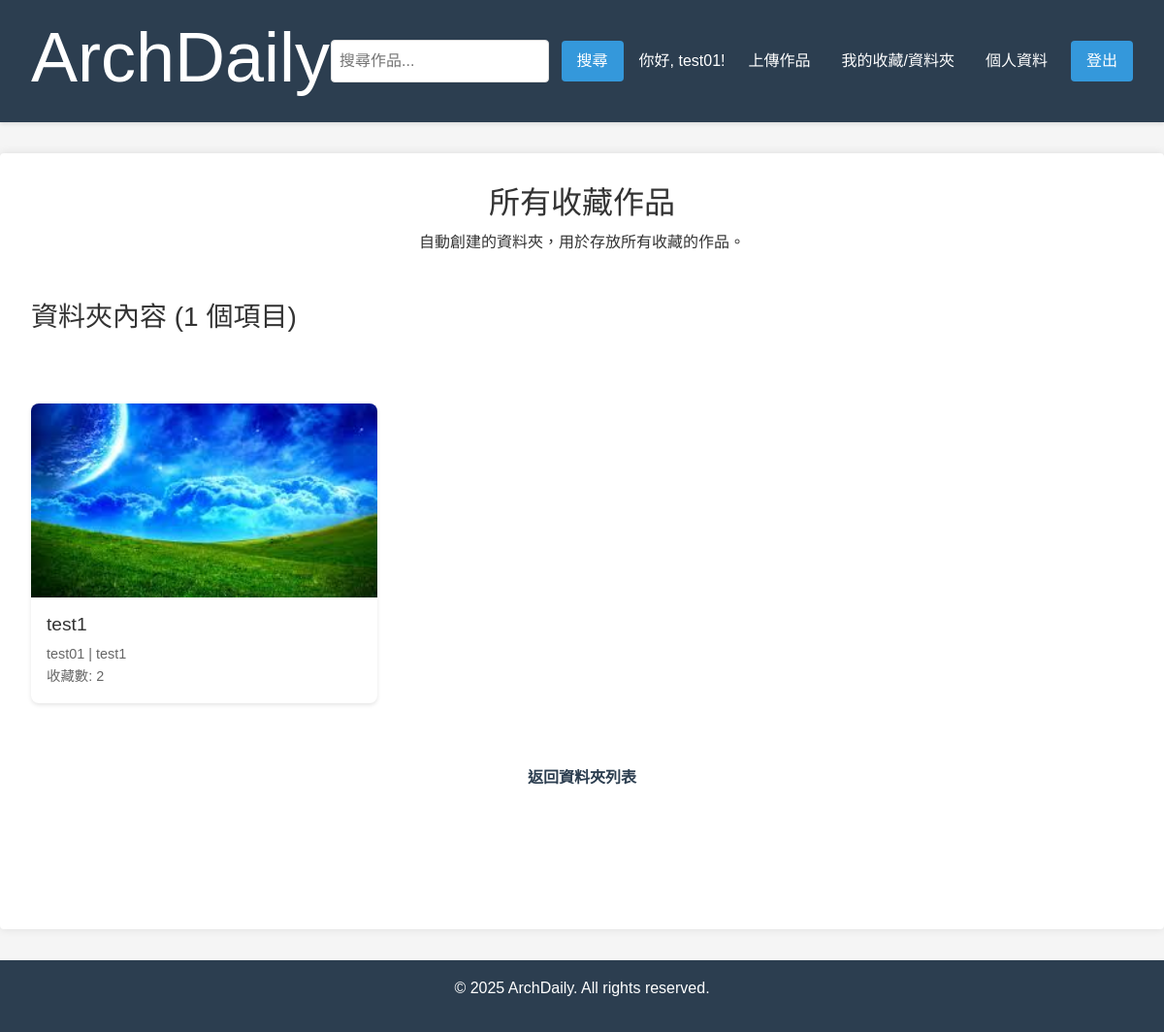
/folders/3/ (signed in), run on the app's committed database.
### projects/models.py (models this page shows, shortened)
class Folder(models.Model):
    name = models.CharField(max_length=255)
    user = models.ForeignKey(User, on_delete=models.CASCADE, related_name='folders')
    description = models.TextField(blank=True, null=True)
    cover_image = models.ForeignKey(ProjectImage, on_delete=models.SET_NULL, null=True, blank=True, related_name='folder_covers')
    created_at = models.DateTimeField(auto_now_add=True)
    updated_at = models.DateTimeField(auto_now=True)

class Bookmark(models.Model):
    user = models.ForeignKey(User, on_delete=models.CASCADE, related_name='bookmarks')
    project = models.ForeignKey(Project, on_delete=models.CASCADE, related_name='bookmarked_by')
    folder = models.ForeignKey(Folder, on_delete=models.SET_NULL, null=True, blank=True, related_name='bookmarks')
    cover_image = models.ForeignKey(ProjectImage, on_delete=models.SET_NULL, null=True, blank=True, related_name='bookmark_covers')
    created_at = models.DateTimeField(auto_now_add=True)
    class Meta:
        unique_together = ('user', 'project', 'folder') # A project can only be bookmarked once per user per folder

class Project(models.Model):
    title = models.CharField(max_length=255)
    author = models.ForeignKey(User, on_delete=models.CASCADE, related_name='projects')
    project_type = models.CharField(max_length=100) # e.g., 'Residential', 'Commercial'
    region = models.CharField(max_length=100)
    area = models.DecimalField(max_digits=10, decimal_places=2, null=True, blank=True)
    description = RichTextField(blank=True)
    created_at = models.DateTimeField(auto_now_add=True)
    updated_at = models.DateTimeField(auto_now=True)

### projects/views.py (the view)
# urls.py: path('folders/<int:pk>/', views.folder_detail, name='folder_detail'),
@login_required
def folder_detail(request, pk):
    folder = get_object_or_404(Folder, pk=pk, user=request.user) # Ensure only owner can view
    bookmarks_in_folder = Bookmark.objects.filter(folder=folder).order_by('-created_at')
    for bookmark in bookmarks_in_folder:
        if bookmark.cover_image:
            bookmark.display_image_url = bookmark.cover_image.url
        elif bookmark.project.images.first():
            bookmark.display_image_url = bookmark.project.images.first().image.url
        else:
            bookmark.display_image_url = None
    context = {
        'folder': folder,
        'bookmarks_in_folder': bookmarks_in_folder,
    }
    return render(request, 'projects/folder_detail.html', context)

### projects/templates/projects/folder_detail.html (shortened to what this page needs)
{% extends 'base.html' %}
{% load static %}
{% block content %}
    <div class="form-header">
        <h2>{{ folder.name }}</h2>
        <p>{{ folder.description }}</p>
    </div>
    <h3>資料夾內容 ({{ bookmarks_in_folder.count }} 個項目)</h3>
    {% if bookmarks_in_folder %}
        <div class="project-grid">
            {% for bookmark in bookmarks_in_folder %}
                <a href="{% url 'project_detail' bookmark.project.pk %}" style="text-decoration: none; color: inherit;">
                    <div class="project-card">
                        {% if bookmark.display_image_url %}
                            <img src="{{ bookmark.display_image_url }}" alt="{{ bookmark.project.title }}" loading="lazy">
                        {% endif %}
                        <div class="project-card-content">
                            <h4>{{ bookmark.project.title }}</h4>
                            <p>{{ bookmark.project.author.username }} | {{ bookmark.project.project_type }}</p>
                            <p>收藏數: {{ bookmark.project.bookmarked_by.count }}</p>
                        </div>
                    </div>
                </a>
            {% endfor %}
        </div>
    {% else %}
        <p class="empty-message">此資料夾目前沒有任何收藏。</p>
    {% endif %}
    <a href="{% url 'folder_list' %}" class="back-link">返回資料夾列表</a>
{% endblock content %}

### my_final_proj/templates/base.html (shortened to what this page needs)
{% load static %}
<!DOCTYPE html>
<html lang="zh-Hant">
<head>
    <link href="https://cdn.jsdelivr.net/npm/bootstrap@5.3.0/dist/css/bootstrap.min.css" rel="stylesheet">
    <link rel="stylesheet" href="https://cdnjs.cloudflare.com/ajax/libs/font-awesome/6.0.0-beta3/css/all.min.css">
    <link rel="stylesheet" href="{% static 'css/main.css' %}">
</head>
<body>
    <header class="header">
        <h1><a href="{% url 'home' %}">ArchDaily</a></h1>
        <nav class="nav-links">
            <form action="{% url 'search_projects' %}" method="get">
                <input type="text" name="q" placeholder="搜尋作品..." value="{{ request.GET.q|default:'' }}" aria-label="搜尋作品" class="form-control-nav">
                <button type="submit" aria-label="執行搜尋" class="nav-btn">搜尋</button>
            </form>
            {% if user.is_authenticated %}
                <span>你好, {{ user.username }}!</span>
                <a href="{% url 'create_project' %}" class="nav-link">上傳作品</a>
                <a href="{% url 'folder_list' %}" class="nav-link">我的收藏/資料夾</a>
                <a href="{% url 'user_profile' %}" class="nav-link">個人資料</a>
                <form action="{% url 'logout' %}" method="post">
                    <button type="submit" aria-label="登出" class="nav-btn">登出</button>
                </form>
            {% else %}
                <a href="{% url 'login' %}" class="nav-link">登入</a>
                <a href="{% url 'signup' %}" class="nav-link">註冊</a>
            {% endif %}
        </nav>
    </header>
    <main class="container">
        {% block content %}{% endblock %}
    </main>
    <footer>
        <p>&copy; 2025 ArchDaily. All rights reserved.</p>
    </footer>
</body>
</html>

### static/css/main.css (style rules this page uses)
:root { --primary-color: #2c3e50; --secondary-color: #34495e; --accent-color: #3498db; --text-color: #333; --light-gray: #f5f5f5; --white-color: #ffffff; --border-color: #ddd; --spacing-xsmall: 0.25rem; --spacing-small: 0.5rem; --spacing-medium: 1rem; --spacing-large: 2rem; --border-radius: 4px; --success-color: #2ecc71; --warning-color: #f1c40f; --error-color: #e74c3c; }
html, body { height: 100%; margin: 0; padding: 0; font-family: 'Noto Sans TC', sans-serif; line-height: 1.6; color: var(--text-color); background-color: var(--light-gray); }
#root, main { min-height: 100vh; display: flex; flex-direction: column; }
.header { background-color: var(--primary-color); padding: var(--spacing-medium) var(--spacing-large); box-shadow: 0 2px 4px rgba(0, 0, 0, 0.1); display: flex; justify-content: space-between; align-items: center; flex-wrap: wrap; color: var(--white-color); }
.header h1 a { color: var(--white-color); text-decoration: none; font-size: 1.8em; margin: 0; transition: color 0.3s ease; }
.nav-links { display: flex; align-items: center; flex-wrap: wrap; gap: var(--spacing-medium); }
.nav-links span { color: var(--white-color); }
.nav-link { color: var(--white-color); text-decoration: none; padding: var(--spacing-small); transition: color 0.3s ease; }
.form-control-nav { padding: var(--spacing-small); border: 1px solid var(--border-color); border-radius: var(--border-radius); font-size: 1rem; margin-right: var(--spacing-small); background-color: var(--white-color); color: var(--text-color); }
.nav-btn { padding: var(--spacing-small) var(--spacing-medium); background-color: var(--accent-color); color: var(--white-color); border: none; border-radius: var(--border-radius); cursor: pointer; transition: background-color 0.3s ease; }
.container { max-width: 1200px; margin: var(--spacing-large) auto; padding: var(--spacing-large); background-color: var(--white-color); box-shadow: 0 0 10px rgba(0, 0, 0, 0.1); border-radius: var(--border-radius); flex-grow: 1; }
.project-grid { display: grid; grid-template-columns: repeat(auto-fill, minmax(280px, 1fr)); gap: var(--spacing-medium); margin-top: var(--spacing-large); }
.project-card { background: var(--white-color); border-radius: var(--border-radius); box-shadow: 0 2px 5px rgba(0, 0, 0, 0.1); overflow: hidden; transition: transform 0.3s ease; height: 100%; display: flex; flex-direction: column; }
.project-card img { width: 100%; height: 200px; object-fit: cover; }
.project-card-content { padding: var(--spacing-medium); flex-grow: 1; }
.project-card h3, .project-card h4 { margin: 0 0 var(--spacing-small); color: var(--text-color); font-size: 1.2em; }
.project-card p { margin: 0; color: #666; font-size: 0.9em; }
.form-header, .profile-header { text-align: center; margin-bottom: var(--spacing-large); }
.form-header h2, .profile-header h2 { color: var(--text-color); margin-bottom: var(--spacing-small); font-size: 2em; }
.back-link { display: block; text-align: center; margin-top: var(--spacing-large); color: var(--primary-color); text-decoration: none; font-weight: bold; transition: text-decoration 0.3s ease; }
footer { background-color: var(--primary-color); color: white; text-align: center; padding: 1rem; margin-top: 2rem; }
footer p { text-align: center; }
.project-grid, .folder-grid { display: grid; grid-template-columns: repeat(auto-fill, minmax(300px, 1fr)); gap: 2rem; padding: 2rem 0; }
.project-card, .folder-card { background: white; border-radius: 8px; box-shadow: 0 2px 4px rgba(0,0,0,0.1); overflow: hidden; transition: transform 0.3s ease; display: flex; flex-direction: column; }
.project-card img, .folder-card img { width: 100%; object-fit: cover; display: block; }
.project-card img { height: 200px; }
.project-card p, .folder-card p { margin: 0; color: #666; font-size: 0.9rem; }

### data on the page
Folder: name "所有收藏作品", description "自動創建的資料夾，用於存放所有收藏的作品。"
Bookmark: project "test1", project.author.username "test01", project.project_type "test1", project.bookmarked_by.count "2"

### other printed values
{{ user.username }} "test01"
{{ bookmarks_in_folder.count }} "1"
